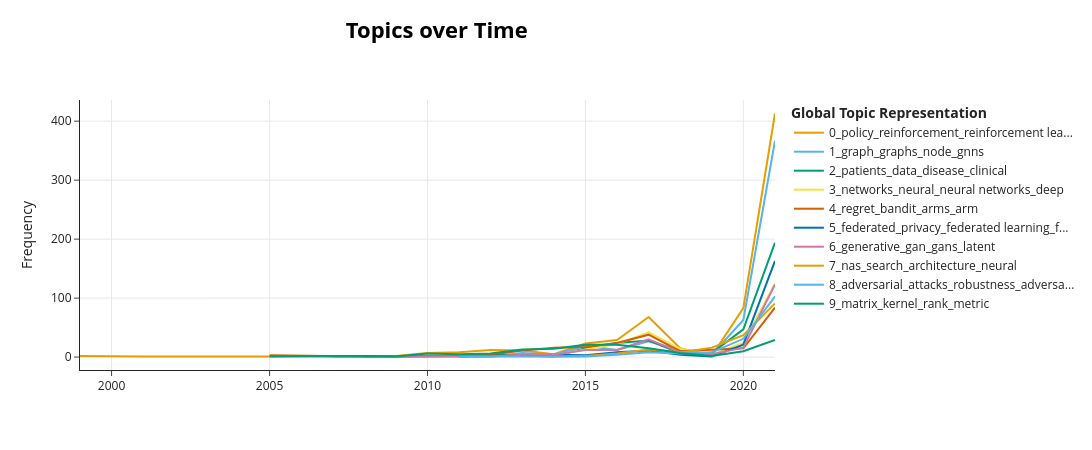

The notebook cell saved with this chart:
### Code cell
# 10. topic evolution over time
# This section analyzes how topics evolve over time in BERTopic.
# The year is first converted into datetime format and used as timestamps.
# The topics_over_time() function computes the frequency of each topic over time.
# The evolution_tuning parameter smooths temporal changes, while global_tuning
# ensures consistency of topics across time.
# The results are then reshaped into a "time × topic" matrix using pivot_table,
# which facilitates further analysis and visualization (e.g., line plots).

timestamps = pd.to_datetime(df["year"].astype(str), format="%Y")

topics_over_time = topic_model.topics_over_time(
    docs=texts,
    timestamps=timestamps,
    nr_bins=None,
    evolution_tuning=True,
    global_tuning=True
)

evo_pivot = topics_over_time.pivot_table(
    index="Timestamp",
    columns="Topic",
    values="Frequency",
    fill_value=0
)
print(evo_pivot.shape)
print(evo_pivot.head())

# 11. visualize topic evolution
fig = topic_model.visualize_topics_over_time(
    topics_over_time,
    top_n_topics=10
)

fig.show()

### Figure 1 — Plotly figure (JSON) as saved in the notebook; plotly's stock layout.template omitted (floating-point values rounded to 4 significant figures)
{"data": [{"hoverinfo": "text", "hovertext": ["<b>Topic 0</b><br>Words: abstractions, hierarchical, policy, state, abstraction", "<b>Topic 0</b><br>Words: observable, partially, external memory, agent, domains", "<b>Topic 0</b><br>Words: respond, evaluating, agent, significantly affect, quickly learn", "<b>Topic 0</b><br>Words: limit, infinity, cycle, gradient, grows linearly", "<b>Topic 0</b><br>Words: performance guarantee, substitution, optimal learning, prediction algorithm, algorithm applied", "<b>Topic 0</b><br>Words: solution, problem, traversal, stochastic, relevant information", "<b>Topic 0</b><br>Words: control, reinforcement learning, reinforcement, learning, algorithm", "<b>Topic 0</b><br>Words: policy, learning, reinforcement, reinforcement learning, value function", "<b>Topic 0</b><br>Words: policy, reinforcement learning, reinforcement, exploration, learning", "<b>Topic 0</b><br>Words: reinforcement learning, reinforcement, clipping, learning, mdp", "<b>Topic 0</b><br>Words: reinforcement learning, reinforcement, markov, behavior, learning", "<b>Topic 0</b><br>Words: policy, reinforcement learning, reinforcement, learning, policies", "<b>Topic 0</b><br>Words: policy, reinforcement learning, reinforcement, learning, rl", "<b>Topic 0</b><br>Words: policy, reinforcement learning, reinforcement, learning, rl", "<b>Topic 0</b><br>Words: policy, reinforcement learning, reinforcement, rl, learning", "<b>Topic 0</b><br>Words: logic, reinforcement learning, reinforcement, policies, algorithm named", "<b>Topic 0</b><br>Words: reinforcement, reinforcement learning, policy, rl, learning", "<b>Topic 0</b><br>Words: policy, rl, reinforcement, reinforcement learning, learning"], "marker": {"color": "#E69F00"}, "mode": "lines", "name": "0_policy_reinforcement_reinforcement lea...", "type": "scatter", "x": ["1999-01-01T00:00:00.000000000", "2001-01-01T00:00:00.000000000", "2005-01-01T00:00:00.000000000", "2006-01-01T00:00:00.000000000", "2007-01-01T00:00:00.000000000", "2009-01-01T00:00:00.000000000", "2010-01-01T00:00:00.000000000", "2011-01-01T00:00:00.000000000", "2012-01-01T00:00:00.000000000", "2013-01-01T00:00:00.000000000", "2014-01-01T00:00:00.000000000", "2015-01-01T00:00:00.000000000", "2016-01-01T00:00:00.000000000", "2017-01-01T00:00:00.000000000", "2018-01-01T00:00:00.000000000", "2019-01-01T00:00:00.000000000", "2020-01-01T00:00:00.000000000", "2021-01-01T00:00:00.000000000"], "y": [2, 1, 1, 2, 1, 2, 7, 8, 12, 11, 5, 23, 29, 68, 15, 2, 83, 413]}, {"hoverinfo": "text", "hovertext": ["<b>Topic 1</b><br>Words: point clouds, clouds, point, kernels, kernel methods", "<b>Topic 1</b><br>Words: citep, kernel, graphs, kernels, graph", "<b>Topic 1</b><br>Words: pruning, finding, graph, pattern, group", "<b>Topic 1</b><br>Words: biological, ap, approach, graph, existing", "<b>Topic 1</b><br>Words: external, relational, graph, nodes, methods", "<b>Topic 1</b><br>Words: graph, graph based, graphs, node, sketch", "<b>Topic 1</b><br>Words: graph, graphs, lower, relational, order", "<b>Topic 1</b><br>Words: graph, graphs, node, nodes, kernel", "<b>Topic 1</b><br>Words: graph, graphs, signal, diffusion, mathbf", "<b>Topic 1</b><br>Words: graph, graphs, node, nodes, networks", "<b>Topic 1</b><br>Words: graph, graphs, molecular, node, networks", "<b>Topic 1</b><br>Words: molecular, node, graph, gcn, graphs", "<b>Topic 1</b><br>Words: graph, node, graphs, gnns, graph neural", "<b>Topic 1</b><br>Words: graph, node, graphs, gnns, gnn"], "marker": {"color": "#56B4E9"}, "mode": "lines", "name": "1_graph_graphs_node_gnns", "type": "scatter", "x": ["2007-01-01T00:00:00.000000000", "2008-01-01T00:00:00.000000000", "2010-01-01T00:00:00.000000000", "2011-01-01T00:00:00.000000000", "2012-01-01T00:00:00.000000000", "2013-01-01T00:00:00.000000000", "2014-01-01T00:00:00.000000000", "2015-01-01T00:00:00.000000000", "2016-01-01T00:00:00.000000000", "2017-01-01T00:00:00.000000000", "2018-01-01T00:00:00.000000000", "2019-01-01T00:00:00.000000000", "2020-01-01T00:00:00.000000000", "2021-01-01T00:00:00.000000000"], "y": [1, 2, 1, 2, 1, 7, 4, 19, 12, 27, 12, 4, 63, 367]}, {"hoverinfo": "text", "hovertext": ["<b>Topic 2</b><br>Words: classification accuracies, classification, accuracies, intelligence, relational", "<b>Topic 2</b><br>Words: enhancement, segmentation, segmented, area, contrast", "<b>Topic 2</b><br>Words: filtering, large margin, channels, channel, margin", "<b>Topic 2</b><br>Words: filter, movement, sequence, competition, dataset", "<b>Topic 2</b><br>Words: mcc, textual, disease, auc, data", "<b>Topic 2</b><br>Words: cancer, prognosis, sampling, class labels, sampling techniques", "<b>Topic 2</b><br>Words: cancer, patients, clinical, patient, data", "<b>Topic 2</b><br>Words: patients, data, disease, patient, health", "<b>Topic 2</b><br>Words: patients, data, patient, eeg, health", "<b>Topic 2</b><br>Words: medical, ehr, sleep, wake, disease", "<b>Topic 2</b><br>Words: model, data, recognition, using, activity", "<b>Topic 2</b><br>Words: patients, data, medical, health, patient", "<b>Topic 2</b><br>Words: patients, data, disease, clinical, health"], "marker": {"color": "#009E73"}, "mode": "lines", "name": "2_patients_data_disease_clinical", "type": "scatter", "x": ["2008-01-01T00:00:00.000000000", "2009-01-01T00:00:00.000000000", "2010-01-01T00:00:00.000000000", "2011-01-01T00:00:00.000000000", "2012-01-01T00:00:00.000000000", "2014-01-01T00:00:00.000000000", "2015-01-01T00:00:00.000000000", "2016-01-01T00:00:00.000000000", "2017-01-01T00:00:00.000000000", "2018-01-01T00:00:00.000000000", "2019-01-01T00:00:00.000000000", "2020-01-01T00:00:00.000000000", "2021-01-01T00:00:00.000000000"], "y": [1, 1, 1, 2, 4, 1, 15, 24, 28, 7, 7, 47, 194]}, {"hoverinfo": "text", "hovertext": ["<b>Topic 3</b><br>Words: atomic, rate, having, sample complexity, distribution", "<b>Topic 3</b><br>Words: kernels, geometry, mimic, family, computation", "<b>Topic 3</b><br>Words: gradient, learning rate, gradient descent, descent, rate", "<b>Topic 3</b><br>Words: layers, stochastic, units, computation, neurons", "<b>Topic 3</b><br>Words: elm, generalization capability, capability, network, generalization", "<b>Topic 3</b><br>Words: networks, relu, neural, training, layer", "<b>Topic 3</b><br>Words: networks, neural, neural networks, training, deep", "<b>Topic 3</b><br>Words: networks, neural, neural networks, deep, network", "<b>Topic 3</b><br>Words: deep, networks, nets, neural, gradient", "<b>Topic 3</b><br>Words: approximation, networks, deep networks, neural, neural networks", "<b>Topic 3</b><br>Words: neural, networks, neural networks, deep, training", "<b>Topic 3</b><br>Words: networks, neural, neural networks, network, training"], "marker": {"color": "#F0E442"}, "mode": "lines", "name": "3_networks_neural_neural networks_deep", "type": "scatter", "x": ["2010-01-01T00:00:00.000000000", "2011-01-01T00:00:00.000000000", "2012-01-01T00:00:00.000000000", "2013-01-01T00:00:00.000000000", "2014-01-01T00:00:00.000000000", "2015-01-01T00:00:00.000000000", "2016-01-01T00:00:00.000000000", "2017-01-01T00:00:00.000000000", "2018-01-01T00:00:00.000000000", "2019-01-01T00:00:00.000000000", "2020-01-01T00:00:00.000000000", "2021-01-01T00:00:00.000000000"], "y": [1, 1, 1, 3, 3, 13, 22, 42, 14, 4, 24, 125]}, {"hoverinfo": "text", "hovertext": ["<b>Topic 4</b><br>Words: bound, regret, adversary, bandit, bounds", "<b>Topic 4</b><br>Words: tree, tree search, bandit, regret, ucb", "<b>Topic 4</b><br>Words: arms, regret, bayes, policy, risk", "<b>Topic 4</b><br>Words: decisions, near optimal, flows, distributed, nodes", "<b>Topic 4</b><br>Words: intent, regret, bandit, delta, ln", "<b>Topic 4</b><br>Words: regret, arm, bandit, arms, tool", "<b>Topic 4</b><br>Words: users, reward, arms, maker, regret", "<b>Topic 4</b><br>Words: regret, bandit, armed, bound, arm", "<b>Topic 4</b><br>Words: regret, arms, bandit, arm, reward", "<b>Topic 4</b><br>Words: regret, bandit, arm, arms, reward", "<b>Topic 4</b><br>Words: bandit, regret, arm, arms, armed", "<b>Topic 4</b><br>Words: regret, bandit, arms, arm, problem", "<b>Topic 4</b><br>Words: bandit, regret, reward, contextual, arms", "<b>Topic 4</b><br>Words: regret, bandit, bandits, arm, setting", "<b>Topic 4</b><br>Words: regret, bandit, bandits, arm, algorithm"], "marker": {"color": "#D55E00"}, "mode": "lines", "name": "4_regret_bandit_arms_arm", "type": "scatter", "x": ["2005-01-01T00:00:00.000000000", "2007-01-01T00:00:00.000000000", "2008-01-01T00:00:00.000000000", "2009-01-01T00:00:00.000000000", "2010-01-01T00:00:00.000000000", "2011-01-01T00:00:00.000000000", "2012-01-01T00:00:00.000000000", "2013-01-01T00:00:00.000000000", "2014-01-01T00:00:00.000000000", "2015-01-01T00:00:00.000000000", "2016-01-01T00:00:00.000000000", "2017-01-01T00:00:00.000000000", "2018-01-01T00:00:00.000000000", "2020-01-01T00:00:00.000000000", "2021-01-01T00:00:00.000000000"], "y": [3, 1, 1, 1, 2, 4, 4, 11, 16, 17, 24, 38, 10, 15, 84]}, {"hoverinfo": "text", "hovertext": ["<b>Topic 5</b><br>Words: ml, ml algorithms, parallel, distributed, abstraction", "<b>Topic 5</b><br>Words: private, privacy, learning, data, local", "<b>Topic 5</b><br>Words: privacy, textit, distributed, learning, private", "<b>Topic 5</b><br>Words: privacy, federated, differential, data, federated learning", "<b>Topic 5</b><br>Words: privacy, federated, data, differential, private", "<b>Topic 5</b><br>Words: privacy, private, learning, data, overhead", "<b>Topic 5</b><br>Words: healthcare, federated, federated learning, technologies, data", "<b>Topic 5</b><br>Words: federated, federated learning, privacy, fl, learning", "<b>Topic 5</b><br>Words: federated, fl, federated learning, clients, privacy"], "marker": {"color": "#0072B2"}, "mode": "lines", "name": "5_federated_privacy_federated learning_f...", "type": "scatter", "x": ["2011-01-01T00:00:00.000000000", "2014-01-01T00:00:00.000000000", "2015-01-01T00:00:00.000000000", "2016-01-01T00:00:00.000000000", "2017-01-01T00:00:00.000000000", "2018-01-01T00:00:00.000000000", "2019-01-01T00:00:00.000000000", "2020-01-01T00:00:00.000000000", "2021-01-01T00:00:00.000000000"], "y": [1, 4, 3, 8, 11, 4, 1, 21, 163]}, {"hoverinfo": "text", "hovertext": ["<b>Topic 6</b><br>Words: entropy, uncertainty, perceived, shannon, perception", "<b>Topic 6</b><br>Words: partition, uniform sampling, function, uniform, assumption", "<b>Topic 6</b><br>Words: corruption, distribution, generative, estimator, samples", "<b>Topic 6</b><br>Words: latent, inference, generative, wake, variational", "<b>Topic 6</b><br>Words: generative, distribution, variational, latent, model", "<b>Topic 6</b><br>Words: generative, distribution, mathbf, latent, models", "<b>Topic 6</b><br>Words: generative, gans, gan, latent, variational", "<b>Topic 6</b><br>Words: latent, orders, gan, generative, data", "<b>Topic 6</b><br>Words: gan, generative, adversarial, generative adversarial, gans", "<b>Topic 6</b><br>Words: generative, gan, latent, distribution, gans", "<b>Topic 6</b><br>Words: generative, gan, gans, data, latent"], "marker": {"color": "#CC79A7"}, "mode": "lines", "name": "6_generative_gan_gans_latent", "type": "scatter", "x": ["2008-01-01T00:00:00.000000000", "2012-01-01T00:00:00.000000000", "2013-01-01T00:00:00.000000000", "2014-01-01T00:00:00.000000000", "2015-01-01T00:00:00.000000000", "2016-01-01T00:00:00.000000000", "2017-01-01T00:00:00.000000000", "2018-01-01T00:00:00.000000000", "2019-01-01T00:00:00.000000000", "2020-01-01T00:00:00.000000000", "2021-01-01T00:00:00.000000000"], "y": [1, 1, 4, 4, 12, 12, 30, 8, 5, 16, 123]}, {"hoverinfo": "text", "hovertext": ["<b>Topic 7</b><br>Words: gpus, implementation, et al, et, al", "<b>Topic 7</b><br>Words: fixed point, frameworks, point, performance, fixed", "<b>Topic 7</b><br>Words: memory, deep, training, networks, neural", "<b>Topic 7</b><br>Words: memory, deep, neural, networks, network", "<b>Topic 7</b><br>Words: hardware, training, neural, networks, pruning", "<b>Topic 7</b><br>Words: search, nas, neural, mobile, hardware", "<b>Topic 7</b><br>Words: nas, search, neural, architecture, memory", "<b>Topic 7</b><br>Words: nas, search, architecture, neural, hardware"], "marker": {"color": "#E69F00"}, "mode": "lines", "name": "7_nas_search_architecture_neural", "type": "scatter", "x": ["2014-01-01T00:00:00.000000000", "2015-01-01T00:00:00.000000000", "2016-01-01T00:00:00.000000000", "2017-01-01T00:00:00.000000000", "2018-01-01T00:00:00.000000000", "2019-01-01T00:00:00.000000000", "2020-01-01T00:00:00.000000000", "2021-01-01T00:00:00.000000000"], "y": [1, 2, 6, 13, 8, 16, 37, 91]}, {"hoverinfo": "text", "hovertext": ["<b>Topic 8</b><br>Words: statistics, order, behavior, process, behaviors", "<b>Topic 8</b><br>Words: adversarial, adversarial examples, robustness, finding, examples", "<b>Topic 8</b><br>Words: adversarial, adversarial examples, examples, robustness, samples", "<b>Topic 8</b><br>Words: adversarial, adversarial examples, examples, attacks, classifier", "<b>Topic 8</b><br>Words: adversarial, attacks, adversarial examples, robustness, adversarial attacks", "<b>Topic 8</b><br>Words: adversarial, attacks, robustness, attack, dl", "<b>Topic 8</b><br>Words: adversarial, attacks, robustness, attack, adversarial examples", "<b>Topic 8</b><br>Words: adversarial, robustness, attacks, adversarial examples, adversarial training"], "marker": {"color": "#56B4E9"}, "mode": "lines", "name": "8_adversarial_attacks_robustness_adversa...", "type": "scatter", "x": ["2011-01-01T00:00:00.000000000", "2015-01-01T00:00:00.000000000", "2016-01-01T00:00:00.000000000", "2017-01-01T00:00:00.000000000", "2018-01-01T00:00:00.000000000", "2019-01-01T00:00:00.000000000", "2020-01-01T00:00:00.000000000", "2021-01-01T00:00:00.000000000"], "y": [1, 1, 4, 8, 6, 8, 31, 103]}, {"hoverinfo": "text", "hovertext": ["<b>Topic 9</b><br>Words: objects, bags, bag, detailed, smaller", "<b>Topic 9</b><br>Words: lasso, consistency, referred, group lasso, necessary", "<b>Topic 9</b><br>Words: projection, distances, non negative, matrix, observation", "<b>Topic 9</b><br>Words: matrix, entries, completion, distances, uniqueness", "<b>Topic 9</b><br>Words: matrix, beta, function, semidefinite, divergence", "<b>Topic 9</b><br>Words: matrix, new, rank, template, smooth", "<b>Topic 9</b><br>Words: metric, metric learning, matrix, rank, low rank", "<b>Topic 9</b><br>Words: metric, metric learning, kernel, matrix, learning", "<b>Topic 9</b><br>Words: matrix, factorization, matrices, rank, kernel", "<b>Topic 9</b><br>Words: kernel, matrix, metric, algorithm, metric learning", "<b>Topic 9</b><br>Words: matrix, kernel, rank, data, low rank", "<b>Topic 9</b><br>Words: matrix, factorization, rank, matrix factorization, kernel", "<b>Topic 9</b><br>Words: matrix, metric, factorization, kernel, matrix factorization", "<b>Topic 9</b><br>Words: frac, factorizations, components, matrix, derive", "<b>Topic 9</b><br>Words: matrix, factorization, kernel, metric, metric learning", "<b>Topic 9</b><br>Words: matrix, factorization, kernel, rank, matrices"], "marker": {"color": "#009E73"}, "mode": "lines", "name": "9_matrix_kernel_rank_metric", "type": "scatter", "x": ["2005-01-01T00:00:00.000000000", "2007-01-01T00:00:00.000000000", "2008-01-01T00:00:00.000000000", "2009-01-01T00:00:00.000000000", "2010-01-01T00:00:00.000000000", "2011-01-01T00:00:00.000000000", "2012-01-01T00:00:00.000000000", "2013-01-01T00:00:00.000000000", "2014-01-01T00:00:00.000000000", "2015-01-01T00:00:00.000000000", "2016-01-01T00:00:00.000000000", "2017-01-01T00:00:00.000000000", "2018-01-01T00:00:00.000000000", "2019-01-01T00:00:00.000000000", "2020-01-01T00:00:00.000000000", "2021-01-01T00:00:00.000000000"], "y": [1, 2, 2, 1, 6, 5, 6, 13, 14, 21, 21, 15, 7, 2, 10, 29]}], "layout": {"height": 450, "hoverlabel": {"bgcolor": "white", "font": {"family": "Rockwell", "size": 16}}, "legend": {"title": {"text": "<b>Global Topic Representation"}}, "title": {"font": {"color": "Black", "size": 22}, "text": "<b>Topics over Time</b>", "x": 0.4, "xanchor": "center", "y": 0.95, "yanchor": "top"}, "width": 1250, "xaxis": {"showgrid": true}, "yaxis": {"showgrid": true, "title": {"text": "Frequency"}}}}
